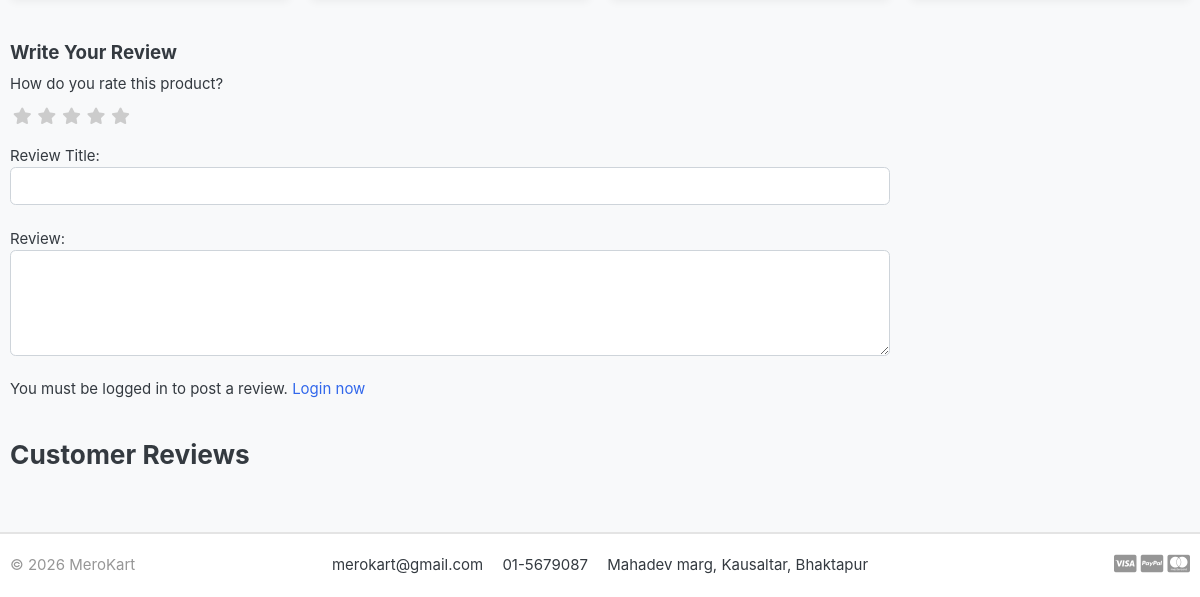
/store/category/tools/car-tools/ (lower part), run on an earlier commit of the app's database.
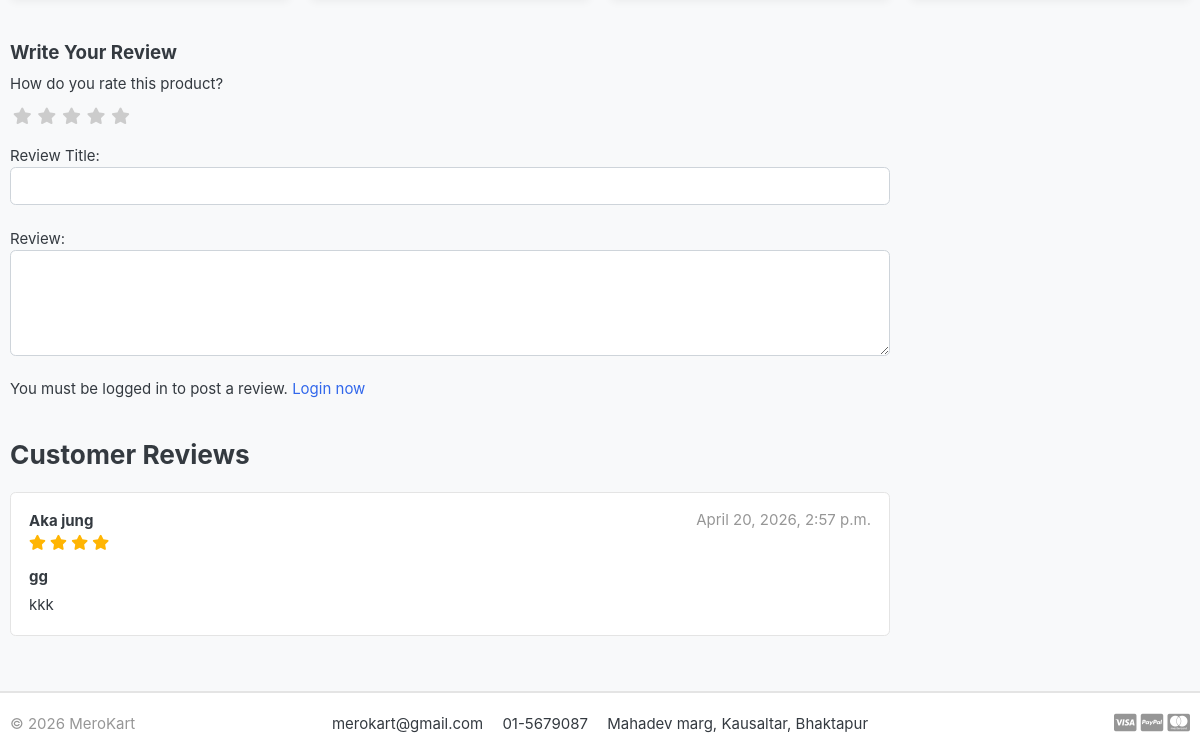
And on a later commit of the database.
### store/models.py (models this page shows, shortened)
class ReviewRating(models.Model):
    product = models.ForeignKey(Product, on_delete=models.CASCADE)
    user = models.ForeignKey(Account, on_delete=models.CASCADE)
    subject = models.CharField(max_length=100, blank=True)
    review = models.TextField(max_length=500, blank=True)
    rating = models.FloatField()
    ip = models.CharField(max_length=20, blank=True)
    status = models.BooleanField(default=True)
    created_at = models.DateTimeField(auto_now_add=True)
    updated_at = models.DateTimeField(auto_now=True)

### accounts/models.py (models this page shows, shortened)
class Account(AbstractBaseUser):
    first_name      = models.CharField(max_length=50)
    last_name       = models.CharField(max_length=50)
    username        = models.CharField(max_length=50, unique=True)
    email           = models.EmailField(max_length=100, unique=True)
    phone_number    = models.CharField(max_length=50)
    date_joined     = models.DateTimeField(auto_now_add=True)
    last_login      = models.DateTimeField(auto_now_add=True)
    is_admin        = models.BooleanField(default=False)
    is_staff        = models.BooleanField(default=False)
    is_active        = models.BooleanField(default=False)
    is_superadmin        = models.BooleanField(default=False)
    USERNAME_FIELD = 'email'
    REQUIRED_FIELDS = ['username', 'first_name', 'last_name']
    objects = MyAccountManager()

### store/views.py (the view)
# urls.py: path('category/<slug:category_slug>/<slug:product_slug>/', views.product_detail, name='product_detail'),
def product_detail(request, category_slug, product_slug):
    try:
        single_product = Product.objects.get(category__slug=category_slug, slug=product_slug)
        in_cart = CartItem.objects.filter(cart__cart_id=_cart_id(request), product=single_product).exists()
    except Exception as e:
        raise e
    recommended_products = get_recommendations(product_id=single_product.id, limit=4)
    reviews = ReviewRating.objects.filter(product_id=single_product.id, status=True)
    context = {
        'single_product': single_product,
        'in_cart': in_cart,
        'recommended_products': recommended_products,
        'reviews': reviews,
    }
    return render(request, 'store/product_detail.html', context)

### carts/context_processors.py (called while the page is built)
def counter(request):
    cart_count = 0
    if 'admin' in request.path:
        return {}
    else:
        try:
            cart = Cart.objects.filter(cart_id=_cart_id(request))
            cart_items = CartItem.objects.all().filter(cart=cart[:1])
            for cart_item in cart_items:
                cart_count = cart_count + cart_item.quantity
        except Cart.DoesNotExist:
            cart_count = 0
    return dict(cart_count=cart_count)

### carts/views.py (called while the page is built)
def _cart_id(request):
    cart = request.session.session_key
    if not cart:
        cart = request.session.create()
    return cart

### category/context_processors.py (called while the page is built)
def menu_links(request):
    links = Category.objects.all()
    return dict(links=links)

### category/models.py (called while the page is built)
    def get_url(self):
        return reverse('products_by_category', args=[self.slug])

### store/models.py (called while the page is built)
    def get_url(self):
        return reverse("product_detail", args=[self.category.slug, self.slug])

### templates/store/product_detail.html (shortened to what this page needs)
{% extends 'base.html' %}
{% load static %}
{% block content %}
<section class="section-content padding-y bg">
<div class="container">
<br>
{% if recommended_products %}
<div class="row">
	<div class="col-md-12">
		<div class="row">
			{% for product in recommended_products %}
			<div class="col-md-3">
			</div>
			{% endfor %}
		</div>
	</div>
</div>
<br>
{% endif %}
<div class="row">
	<div class="col-md-9">
		<form action="{% url 'submit_review' single_product.id %}" method="POST">
			<h5>Write Your Review</h5>
			<div>
				<label>How do you rate this product?</label>
				<br>
				<div class="rate">
					<input type="radio" name="rating" id="rating10" value="5" required /><label for="rating10" title="5"></label>
					<input type="radio" name="rating" id="rating8" value="4" required /><label for="rating8" title="4"></label>
					<input type="radio" name="rating" id="rating6" value="3" required /><label for="rating6" title="3"></label>
					<input type="radio" name="rating" id="rating4" value="2" required /><label for="rating4" title="2"></label>
					<input type="radio" name="rating" id="rating2" value="1" required /><label for="rating2" title="1"></label>
				</div>
				<br>
				Review Title:
				<input type="text" class="form-control" name="subject">
				<br>
				Review:
				<textarea name="review" rows="4" class="form-control"></textarea>
				<br>
				{% if user.is_authenticated %}
					<input type="submit" value="Submit Review" class="btn btn-primary">
				{% else %}
					<p>You must be logged in to post a review. <span><a href="{% url 'login' %}">Login now</a></span></p>
				{% endif %}
			</div>
		</form>
		<br>
		<header class="section-heading">
			<h3>Customer Reviews </h3>
		</header>
		{% for review in reviews %}
		<article class="box mb-3">
			<div class="icontext w-100">
				<div class="text">
					<span class="date text-muted float-md-right">{{review.updated_at}} </span>
					<h6 class="mb-1">{{review.user.first_name}} {{review.user.last_name}} </h6>
					<div class="rating-star">
						<span>
							<i class="fa fa-star{% if review.rating < 1 %}-o{% endif %}" aria-hidden="true"></i>
							<i class="fa fa-star{% if review.rating < 2 %}-o{% endif %}" aria-hidden="true"></i>
							<i class="fa fa-star{% if review.rating < 3 %}-o{% endif %}" aria-hidden="true"></i>
							<i class="fa fa-star{% if review.rating < 4 %}-o{% endif %}" aria-hidden="true"></i>
						</span>
					</div>
				</div>
			</div>
			<div class="mt-3">
				<h6>{{review.subject}}</h6>
				<p>
					{{review.review}}
				</p>
			</div>
		</article>
		{% endfor %}
	</div>
</div>
</div>
</section>
{% endblock %}

What changed in the data, as far as the page shows it:
added ReviewRating: updated_at "April 20, 2026, 2:57 p.m.", user.first_name "Aka", user.last_name "jung", rating 4 (drawn), subject "gg", review "kkk"
